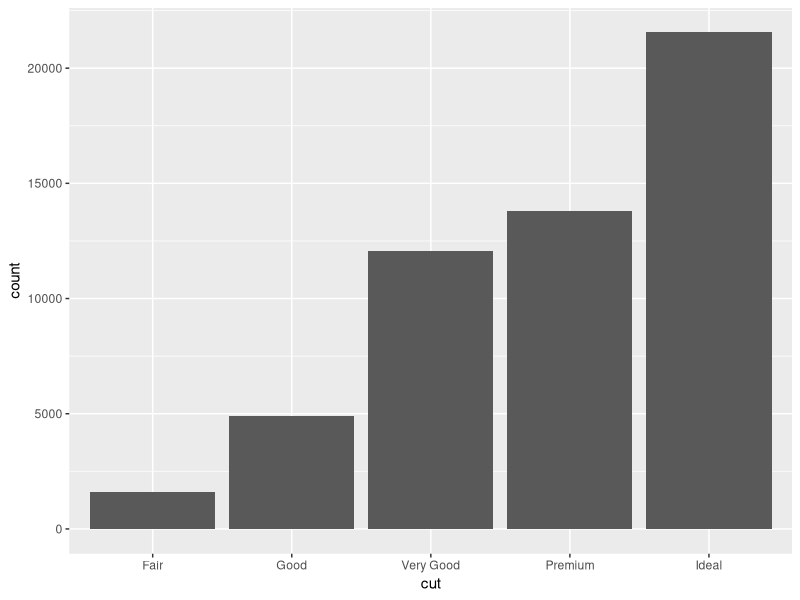
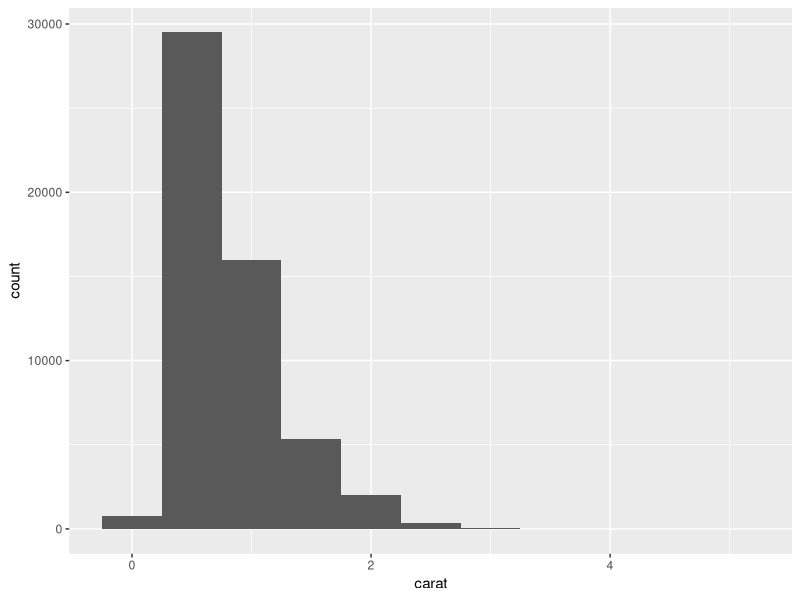
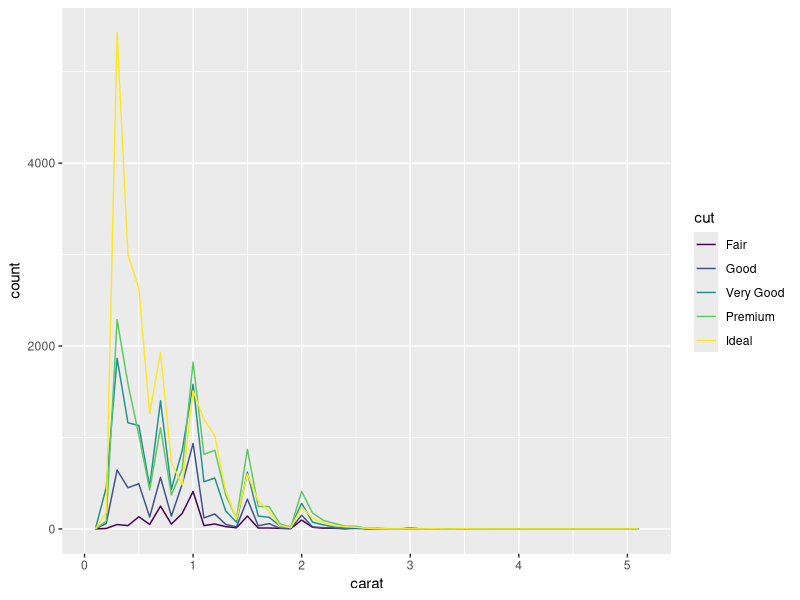
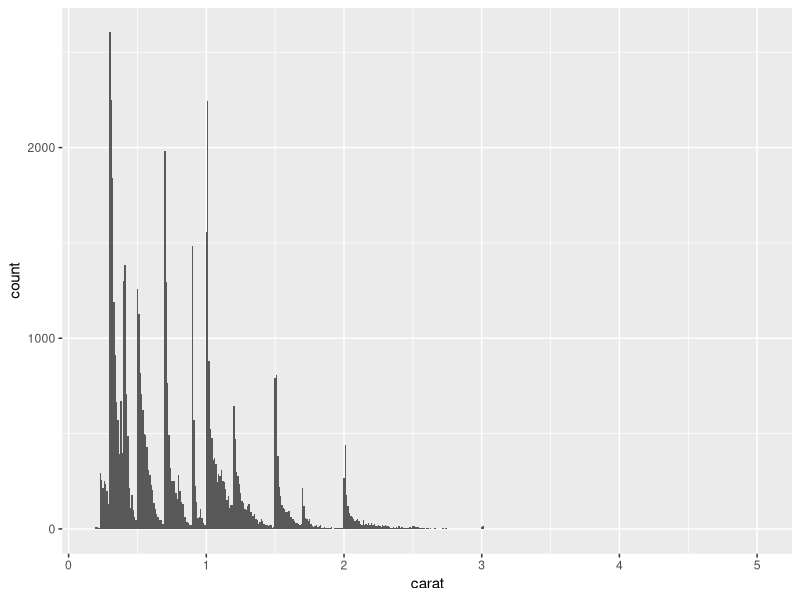
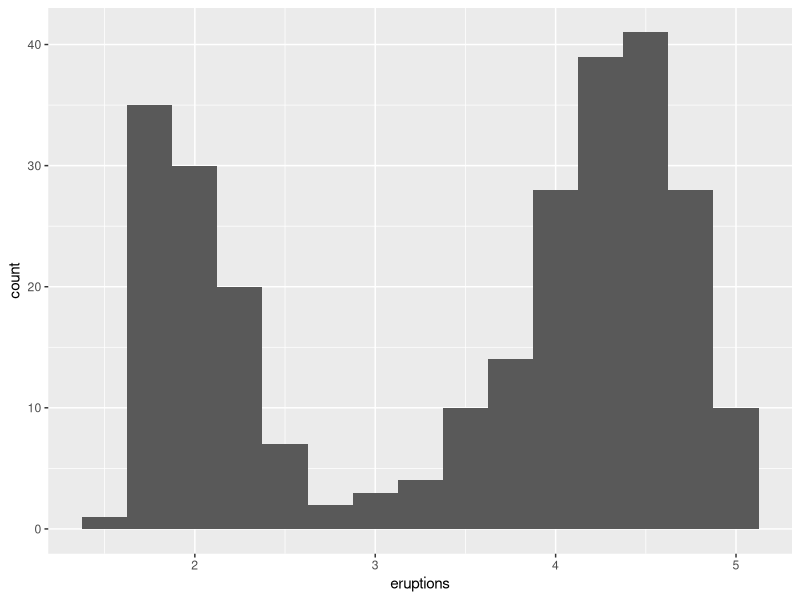
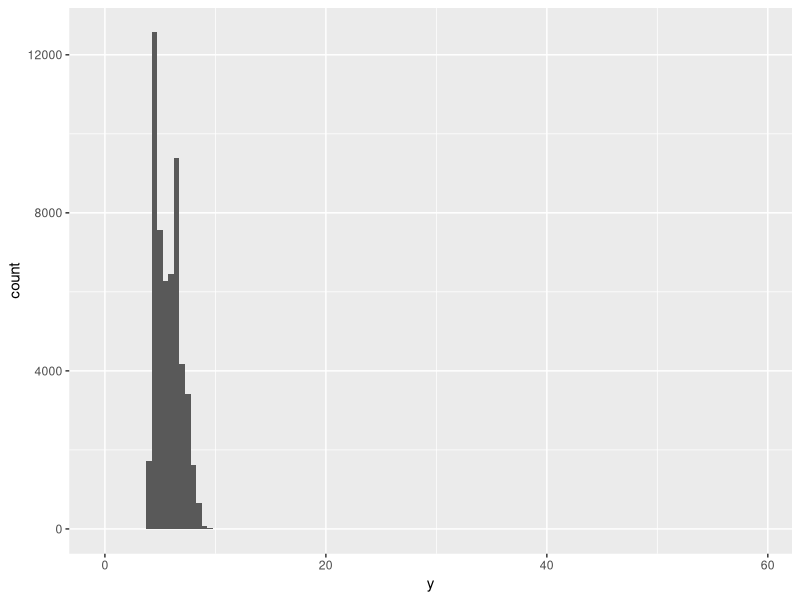
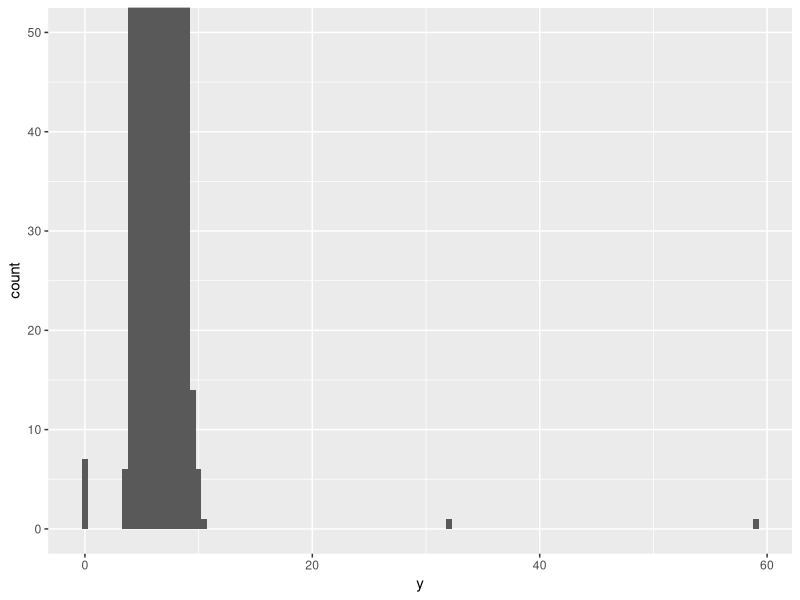

Reproduce these figures in R, in order.
####################
### Introduction ###
####################
# this chapter will show how to use visualisation and transformation to explore the data
# in a systematic way, a task that statisticans call exploratory data analysis, EDA
#
# EDA is an iterative cycle that we:
#   1. generate questions about the data
#   2. search for answers by visualising, transforming, and modeling the data
#   3. use what we learn to refine our questions and/or generate new questions

# EDA is not a formal process with a strict set of rules. More than anything, 
# EDA is a state of mind. During the initial phases of EDA you should feel free to 
# investigate every idea that occurs to you. Some of these ideas will pan out, 
# and some will be dead ends. 
#
# As your exploration continues, you will home in on a few particularly 
# productive areas that you'll eventually write up and communicate to others.

require(tidyverse)



#################
### Questions ###
#################
# our goal during EDA is to develop an understanding of your data. The easiest 
# way to do this is to use questions as tools to guide your investigation. 
# When you ask a question, the question focuses your attention on a specific 
# part of your dataset and helps you decide which graphs, models, or 
# transformations to make.

# EDA is fundamentally a creative process. And like most creative processes, 
# the key to asking quality questions is to generate a large quantity of questions
#
# Each new question that you ask will expose you to a new aspect of your data and 
# increase your chance of making a discovery. You can quickly drill down into the 
# most interesting parts of your data-and develop a set of thought-provoking 
# questions-if you follow up each question with a new question based on what you 
# find.

# There is no rule about which questions you should ask to guide your research. 
# However, two types of questions will always be useful for making discoveries 
# within your data:
#   1. what type of variation occurs within my variables?
#   2. what type of covariation occurs between my variables?



#################
### Variation ###
#################
# Variation is the tendency of the values of a variable to change from 
# measurement to measurement. if you measure any continuous variable twice, 
# you will get two different results. This is true even if you measure quantities 
# that are constant, like the speed of light. Each of your measurements will 
# include a small amount of error that varies from measurement to measurement. 

# How you visualise the distribution of a variable will depend on whether the 
# variable is categorical or continuous. Categorical variables are usually saved as
# factors or character vectors. To examine the distribution of a categorical 
# variable, use a bar chart:

ggplot(data = diamonds) + 
  geom_bar(mapping = aes(x = cut))
diamonds %>% count(cut)

# continues variables
ggplot(data = diamonds) + 
  geom_histogram(mapping = aes(x=carat), binwidth = .5)
# or
diamonds %>% 
  count(cut_width(carat, 0.5))

# if wish to overlay multiple histograms in the same plot, you should use geom_freqpoly()
# instead of displaying the counts with bars, geom_freqpoly() uses lines instead

ggplot(data = diamonds, mapping = aes(x = carat, colour = cut)) +
  geom_freqpoly(binwidth = 0.1)

# typical values
# clusters of similar values suggest that subgroups exist in your data
ggplot(data = diamonds, mapping = aes(x = carat)) +
  geom_histogram(binwidth = 0.01)

ggplot(data = faithful, mapping = aes(x = eruptions)) + 
  geom_histogram(binwidth = 0.25)

# unusual values
# Outliers are observations that are unusual; data points that don't seem to fit 
# the pattern. Sometimes outliers are data entry errors; other times outliers 
# suggest important new science. 
#
# When you have a lot of data, outliers are sometimes difficult to see in a 
# histogram. For example, take the distribution of the y variable from the 
# diamonds dataset. The only evidence of outliers is the unusually wide limits 
# on the x-axis.

ggplot(diamonds) + 
  geom_histogram(mapping = aes(x = y), binwidth = 0.5)

# There are so many observations in the common bins that the rare bins are so short that you can't see them
# To make it easy to see the unusual values, we need to zoom to small values of 
# the y-axis with coord_cartesian()

ggplot(diamonds) + 
  geom_histogram(mapping = aes(x = y), binwidth = .5) + 
  coord_cartesian(ylim = c(0, 50))
